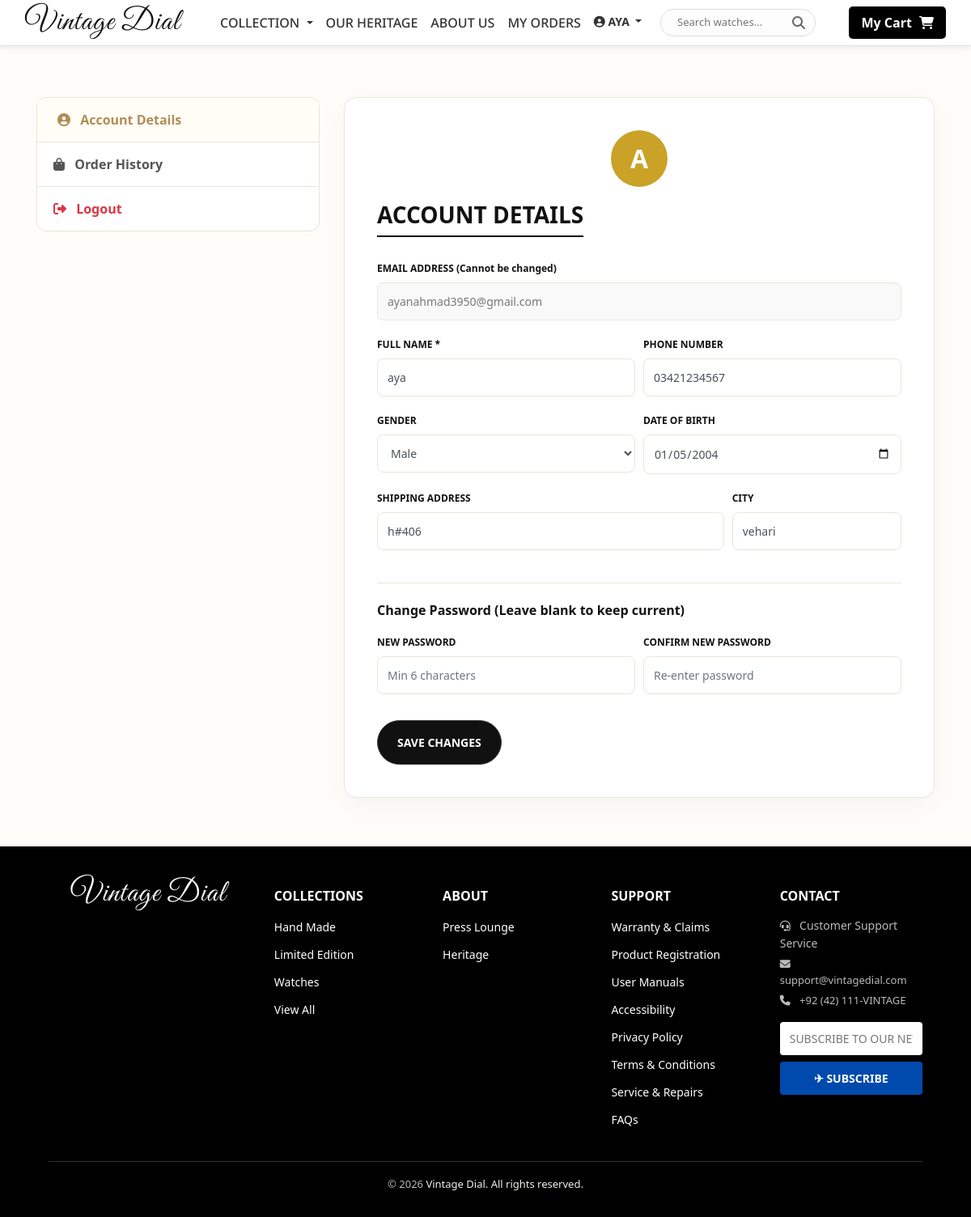
Screenshot of /profile.php (signed in) with the database file from the repository.
### tables this page shows
CREATE TABLE `customers` (
  `id` int(11) NOT NULL,
  `full_name` varchar(100) NOT NULL,
  `email` varchar(100) NOT NULL,
  `phone` varchar(20) DEFAULT NULL,
  `city` varchar(50) DEFAULT NULL,
  `address` text DEFAULT NULL,
  `password` varchar(255) NOT NULL,
  `gender` varchar(20) DEFAULT NULL,
  `dob` date DEFAULT NULL,
  `total_orders` int(11) DEFAULT 0,
  `total_spent` decimal(10,2) DEFAULT 0.00,
  `reset_token` varchar(255) DEFAULT NULL,
  `reset_token_expiry` datetime DEFAULT NULL,
  `created_at` timestamp NOT NULL DEFAULT current_timestamp()
);

### admin/config/db.php (called while the page is built, shortened)
<?php
class MySQLiStatement
{
    private $stmt = null;
    private $result = null;
    public function __construct($conn, $query, $result = null)
    {
        $this->conn = $conn;
        if ($result !== null) {
            $this->result = $result;
            return;
        }
        $this->stmt = $this->conn->prepare($query);
    }
    public function execute(array $params = []): bool
    {
        if (!empty($params) && $this->stmt !== null) {
            $typeString = '';
            foreach ($params as $param) {
                if (is_int($param)) {
                    $typeString .= 'i';
                } elseif (is_double($param) || is_float($param)) {
                    $typeString .= 'd';
                } else {
                    $typeString .= 's';
                }
            }
            $bindParams = [];
            $bindParams[] = $typeString;
            foreach ($params as $index => $value) {
                $bindParams[] = &$params[$index];
            }
            if (!call_user_func_array([$this->stmt, 'bind_param'], $bindParams)) {
                throw new DatabaseException($this->stmt->error);
            }
        }
        $success = $this->stmt->execute();
        $result = $this->stmt->get_result();
        $this->result = ($result !== false) ? $result : null;
        return true;
    }
    public function fetch(int $mode = DB_FETCH_ASSOC)
    {
        return $this->result->fetch_assoc();
    }
}
class MySQLiDatabase
{
    private $conn;
    public function __construct()
    {
        $this->conn = new mysqli(DB_HOST, DB_USER, DB_PASS, DB_NAME);
        $this->conn->set_charset('utf8mb4');
    }
    public function prepare(string $query): MySQLiStatement
    {
        return new MySQLiStatement($this->conn, $query);
    }
}
try {
    $db = new MySQLiDatabase();
} catch (Exception $e) {
    die('Database connection failed: ' . $e->getMessage());
}

### profile.php (the view, shortened to what this page needs)
<?php
include 'includes/header.php';
$customerId = $_SESSION['customer_id'];
try {
    $stmt = $db->prepare("SELECT * FROM customers WHERE id = ?");
    $stmt->execute([$customerId]);
    $cust = $stmt->fetch();
} catch (Exception $e) {
    die("Database error: " . $e->getMessage());
}
?>
<section class="profile-section">
    <div class="container">
        <div class="row">
            <div class="col-md-4 mb-4 mb-md-0">
                <div class="sidebar-menu">
                    <a href="profile.php" class="active"><i class="fas fa-user-circle mr-2"></i> Account Details</a>
                    <a href="order.php"><i class="fas fa-shopping-bag mr-2"></i> Order History</a>
                    <a href="logout.php" class="text-danger"><i class="fas fa-sign-out-alt mr-2"></i> Logout</a>
                </div>
            </div>
            <div class="col-md-8">
                <div class="profile-container">
                    <div class="profile-avatar"
                        style="width:70px; height:70px; background:#c9a227; color:#fff; border-radius:50%; display:flex; align-items:center; justify-content:center; font-size:32px; font-weight:700; margin:0 auto 18px auto;">
                        <?php
              $initial = '';
              if (!empty($cust['full_name'])) {
                $initial = strtoupper(substr(trim($cust['full_name']), 0, 1));
              }
              echo $initial;
            ?>
                    </div>
                    <h2 class="section-title">Account Details</h2>
                    <form action="profile.php" method="POST">
                        <div class="form-group">
                            <label class="font-weight-bold" style="font-size:12px;">EMAIL ADDRESS (Cannot be
                                changed)</label>
                            <input type="email" class="form-control profile-input"
                                value="<?= htmlspecialchars($cust['email']) ?>" readonly
                                style="background:#f9f9f9; color:#777;">
                        </div>
                        <div class="form-row">
                            <div class="col-md-6 form-group">
                                <label class="font-weight-bold" style="font-size:12px;">FULL NAME *</label>
                                <input type="text" name="full_name" class="form-control profile-input" required
                                    value="<?= htmlspecialchars($cust['full_name']) ?>">
                            </div>
                            <div class="col-md-6 form-group">
                                <label class="font-weight-bold" style="font-size:12px;">PHONE NUMBER</label>
                                <input type="text" name="phone" class="form-control profile-input"
                                    value="<?= htmlspecialchars($cust['phone'] ?? '') ?>"
                                    placeholder="e.g. 0300-1234567">
                            </div>
                        </div>
                        <div class="form-row">
                            <div class="col-md-6 form-group">
                                <label class="font-weight-bold" style="font-size:12px;">GENDER</label>
                                <select name="gender" class="form-control profile-input">
                                    <option <?= $cust['gender'] === 'Male' ? 'selected' : '' ?>>Male</option>
                                </select>
                            </div>
                            <div class="col-md-6 form-group">
                                <label class="font-weight-bold" style="font-size:12px;">DATE OF BIRTH</label>
                                <input type="date" name="dob" class="form-control profile-input"
                                    value="<?= htmlspecialchars($cust['dob'] ?? '') ?>">
                            </div>
                        </div>
                        <div class="form-row">
                            <div class="col-md-8 form-group">
                                <label class="font-weight-bold" style="font-size:12px;">SHIPPING ADDRESS</label>
                                <input type="text" name="address" class="form-control profile-input"
                                    value="<?= htmlspecialchars($cust['address'] ?? '') ?>"
                                    placeholder="Street Address">
                            </div>
                            <div class="col-md-4 form-group">
                                <label class="font-weight-bold" style="font-size:12px;">CITY</label>
                                <input type="text" name="city" class="form-control profile-input"
                                    value="<?= htmlspecialchars($cust['city'] ?? '') ?>" placeholder="e.g. Lahore">
                            </div>
                        </div>
                        <hr class="my-4" style="border-color:#eae5dc;">
                        <h4 class="mb-3 font-weight-bold" style="font-size:16px; color:#111;">Change Password (Leave
                            blank to keep current)</h4>
                        <div class="form-row">
                            <div class="col-md-6 form-group">
                                <label class="font-weight-bold" style="font-size:12px;">NEW PASSWORD</label>
                                <input type="password" name="password" class="form-control profile-input"
                                    placeholder="Min 6 characters">
                            </div>
                            <div class="col-md-6 form-group">
                                <label class="font-weight-bold" style="font-size:12px;">CONFIRM NEW PASSWORD</label>
                                <input type="password" name="confirm_password" class="form-control profile-input"
                                    placeholder="Re-enter password">
                            </div>
                        </div>
                        <button type="submit" class="btn btn-dark px-4 py-3 mt-3"
                            style="border-radius:30px; font-weight:600; font-size:14px; background:#111;">
                            SAVE CHANGES
                        </button>
                    </form>
                </div>
            </div>
        </div>
    </div>
</section>
<?php include 'includes/footer.php'; ?>

### navbar.css (style rules this page uses)
body { font-family: "Noto Sans", sans-serif; padding-top: 60px; }

### footer.css (style rules this page uses)
body { margin: 0; font-family: Arial, sans-serif; background-color: #000; color: #fff; }

### carousel.css (style rules this page uses)
* { margin: 0; padding: 0; box-sizing: border-box; font-family: "Segoe UI", Arial; }
body { background: #f8f8f8; color: #111; }

### moment.css (style rules this page uses)
.section-title { color: black; font-size: 28px; font-weight: bold; margin-bottom: 30px; position: relative; display: inline-block; text-transform: uppercase; }
.section-title::after { content: ""; display: block; width: auto; height: 2px; background: #000; margin: 8px auto 0; }

### profile.php (style rules this page uses)
.profile-section { padding: 60px 0; background: #fdfcf9; min-height: 80vh; }
.profile-container { background: #ffffff; border: 1px solid #eae5dc; border-radius: 15px; padding: 40px; box-shadow: 0 10px 30px rgba(0, 0, 0, 0.03); }
.section-title { font-size: 28px; font-weight: 700; color: #111; margin-bottom: 25px; }
.profile-input { border-radius: 8px !important; border-color: #eae5dc !important; padding: 12px !important; height: auto !important; font-size: 14px !important; }
.sidebar-menu { border: 1px solid #eae5dc; border-radius: 12px; overflow: hidden; background: #fff; }
.sidebar-menu a { display: block; padding: 15px 20px; color: #555; font-weight: 600; text-decoration: none; border-bottom: 1px solid #eae5dc; transition: 0.2s; }
.sidebar-menu a:last-child { border-bottom: none; }
.sidebar-menu a:hover, .sidebar-menu a.active { background: #fffdf5; color: #b08d57; padding-left: 25px; }

### rows the page displays
customers: full_name "A", email "ayanahmad3950@gmail.com", full_name "aya", phone "03421234567", gender "Male", dob "01/05/2004", address "h#406", city "vehari"

### other values shown
$_SESSION['customer_name'] "AYA"
$footerCategory "Hand Made"
$footerCategory "Limited Edition"
$footerCategory "Watches"
